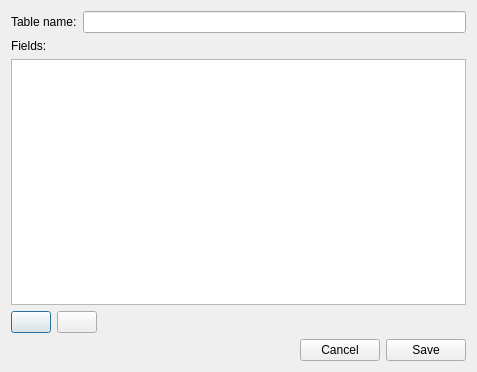
<?xml version="1.0" encoding="UTF-8"?>
<ui version="4.0">
 <class>AddTable</class>
 <widget class="QDialog" name="AddTable">
  <property name="geometry">
   <rect>
    <x>0</x>
    <y>0</y>
    <width>477</width>
    <height>372</height>
   </rect>
  </property>
  <property name="windowTitle">
   <string>Dialog</string>
  </property>
  <layout class="QVBoxLayout" name="verticalLayout_2">
   <item>
    <layout class="QHBoxLayout" name="horizontalLayout_3">
     <item>
      <widget class="QLabel" name="tableNamelabel">
       <property name="text">
        <string>Table name:</string>
       </property>
      </widget>
     </item>
     <item>
      <widget class="QLineEdit" name="tableNamelineEdit"/>
     </item>
    </layout>
   </item>
   <item>
    <layout class="QVBoxLayout" name="verticalLayout">
     <item>
      <widget class="QLabel" name="fieldsLabel">
       <property name="text">
        <string>Fields:</string>
       </property>
      </widget>
     </item>
     <item>
      <widget class="QTableView" name="tableView"/>
     </item>
     <item>
      <layout class="QHBoxLayout" name="horizontalLayout_2">
       <item>
        <widget class="QPushButton" name="addButton">
         <property name="text">
          <string/>
         </property>
         <property name="icon">
          <iconset resource="images.qrc">
           <normaloff>:/images/square-add.png</normaloff>:/images/square-add.png</iconset>
         </property>
        </widget>
       </item>
       <item>
        <widget class="QPushButton" name="removeButton">
         <property name="text">
          <string/>
         </property>
         <property name="icon">
          <iconset resource="images.qrc">
           <normaloff>:/images/square-cross.png</normaloff>:/images/square-cross.png</iconset>
         </property>
        </widget>
       </item>
       <item>
        <spacer name="horizontalSpacer_2">
         <property name="orientation">
          <enum>Qt::Horizontal</enum>
         </property>
         <property name="sizeHint" stdset="0">
          <size>
           <width>40</width>
           <height>20</height>
          </size>
         </property>
        </spacer>
       </item>
      </layout>
     </item>
    </layout>
   </item>
   <item>
    <layout class="QHBoxLayout" name="horizontalLayout">
     <item>
      <spacer name="horizontalSpacer">
       <property name="orientation">
        <enum>Qt::Horizontal</enum>
       </property>
       <property name="sizeHint" stdset="0">
        <size>
         <width>40</width>
         <height>20</height>
        </size>
       </property>
      </spacer>
     </item>
     <item>
      <widget class="QPushButton" name="cancelButton">
       <property name="text">
        <string>Cancel</string>
       </property>
      </widget>
     </item>
     <item>
      <widget class="QPushButton" name="saveButton">
       <property name="text">
        <string>Save</string>
       </property>
      </widget>
     </item>
    </layout>
   </item>
  </layout>
 </widget>
 <resources>
  <include location="images.qrc"/>
 </resources>
 <connections/>
</ui>
